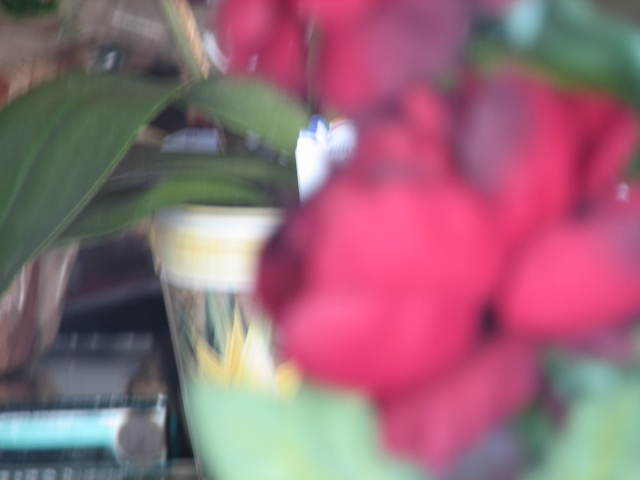
#> input picture blur_data/IMG_0736.jpg, 640 x 480 px; its folder holds 4 pictures in this run
$ jupyter execute --allow-errors 'projeto imagem.ipynb'   (shell and % lines are left out)   (Python 2 division)   (older library calls are emulated)
#> lines starting #> are read from the running program, lines starting #| are printed output that depends on the picture
[cell 1]
from __future__ import division
# These are all the modules we'll be using later. Make sure you can import them
# before proceeding further.
from __future__ import print_function
import matplotlib.pyplot as plt
import matplotlib.image as mpimg
import numpy as np
import os
import sys
import scipy
import cv2
from IPython.display import display, Image
from scipy import ndimage
from sklearn.linear_model import LogisticRegression
from six.moves.urllib.request import urlretrieve
from six.moves import cPickle as pickle
from glob import glob
import math

from IPython.display import display, Image
from scipy.ndimage import filters
from scipy.spatial.distance import cdist,pdist,squareform
import scipy.spatial.distance as dist

# Config the matlotlib backend as plotting inline in IPython

[cell 2]
import PIL
images = [ PIL.Image.open(f) for f in glob('blur_data/*')  ]
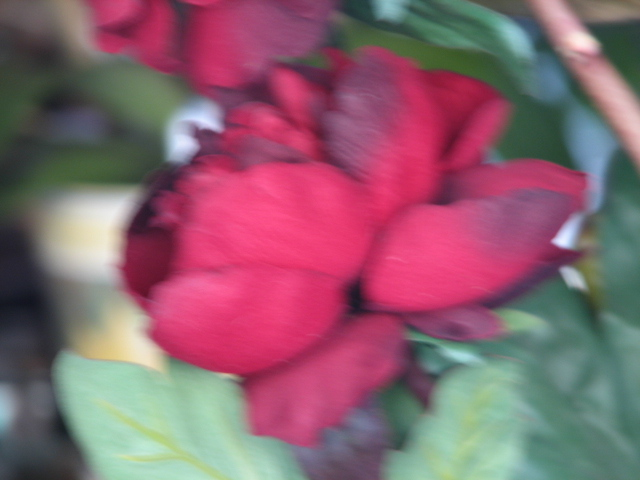
#> input picture blur_data/IMG_0737.jpg, 640 x 480 px
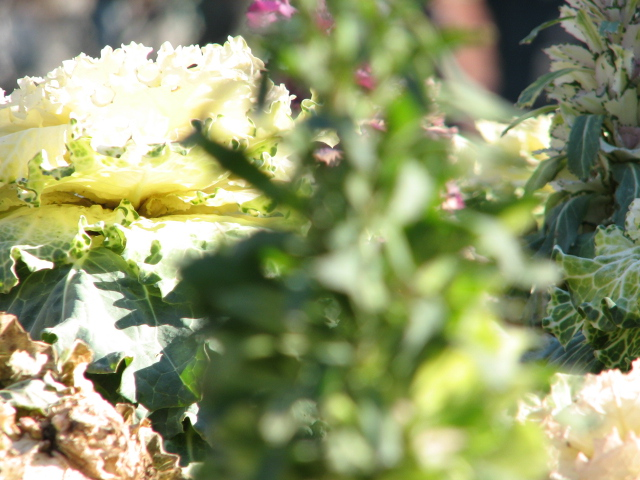
#> input picture blur_data/IMG_0748.jpg, 640 x 480 px
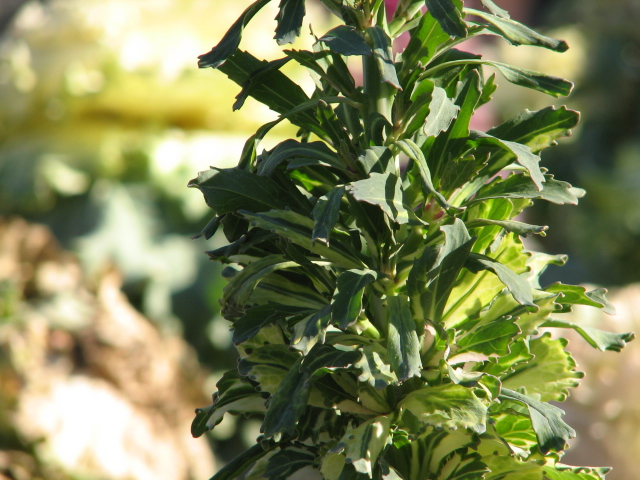
#> input picture blur_data/IMG_0749.jpg, 640 x 480 px
#> images = 4 items

def img2array(im):
    if im.mode != 'RGB':
        im = im.convert(mode='RGB')
    return np.fromstring(im.tobytes(), dtype='uint8').reshape((im.size[1], im.size[0], 3))
#> returned value is the input picture: shape (480, 640, 3); mean R, G, B 149.7, 105, 118.8

np_images = [ img2array(im) for im in images ]
#> in img2array, returned value is the input picture: shape (480, 640, 3); mean R, G, B 139.3, 97.7, 110.8
#> in img2array, returned value is the input picture: shape (480, 640, 3); mean R, G, B 146.5, 154, 109
#> in img2array, returned value is the input picture: shape (480, 640, 3); mean R, G, B 128.6, 133.2, 86.9
#> np_images = 4 items

[cell 3]
def plot_gallery(title, images, n_col, n_row,image_shape = (28, 28)):
    plt.figure(figsize=(2. * n_col, 2.26 * n_row))
    plt.suptitle(title, size=16)
    for i, comp in enumerate(images):
        plt.subplot(n_row, n_col, i + 1)
        vmax = max(comp.max(), -comp.min())
        plt.imshow(comp.reshape(image_shape), cmap=plt.cm.gray,
                   vmin=-vmax, vmax=vmax)
        plt.xticks(())
        plt.yticks(())
    plt.subplots_adjust(0.01, 0.05, 0.99, 0.93, 0.04, 0.)
    plt.show()

[cell 4]
# plot_gallery('Par de imagens',[ a for i,a in enumerate(np_images)if i%2==0 ],len(np_images)/2,2)
np_images_test = [ a for i,a in enumerate(np_images)if i%2==0 ]
#> np_images_test = 2 items
plot_gallery('Imagens Teste',np_images_test,5,4,np_images[0].shape)
#> the loop in plot_gallery, `for i, comp in enumerate(images):` made 1 pass
#> (the call stopped at in plot_gallery, `plt.subplot(n_row, n_col, i + 1)`: IPython is not available in this run)

[cell 5]
np_images_train = [ a for i,a in enumerate(np_images)if i%2!=0 ]
#> np_images_train = 2 items
plot_gallery('Imagens Treino',np_images_train,5,4,np_images[0].shape)
#> (the call stopped at in plot_gallery, `plt.subplot(n_row, n_col, i + 1)`: IPython is not available in this run)

[cell 6]
import PIL
images = [ PIL.Image.open(f) for i,f in enumerate(glob('objects_16_bit/*/*.jpg')) if i%11==0  ]

def img2array(im):
    if im.mode != 'RGB':
        im = im.convert(mode='RGB')
    return np.fromstring(im.tobytes(), dtype='uint8').reshape((im.size[1], im.size[0], 3))

np_images_table1 = [ img2array(im) for im in images ]

[cell 7]
print(len(np_images_table1))
np_images_table1_train = np_images_table1
#> (the rest of this cell did not finish here and is left out)

[cell 8]
print(len(np_images_table1))
np_images_table1_test = map(lambda x: filters.gaussian_filter(x,(2,0,0),order=0),np_images_table1_train)
#> (the rest of this cell did not finish here and is left out)

[cell 9]
image_data_other = np_images[0]
print(image_data_other.shape)
#| (480, 640, 3)
#> (the rest of this cell did not finish here and is left out)

[cell 10]
image_data_other = np_images[0]
print(image_data_other.shape)
#| (480, 640, 3)
#> (the rest of this cell did not finish here and is left out)

[cell 11]
image_data_other = np_images[0]
print(image_data_other.shape)
#| (480, 640, 3)
#> (the rest of this cell did not finish here and is left out)

[cell 12]
def getHistogramP(image,logMethod=math.log,derivateMethod=filters.gaussian_laplace,sigma=2):

#> called with sigma = 2
    image_R = image[:,:,0]
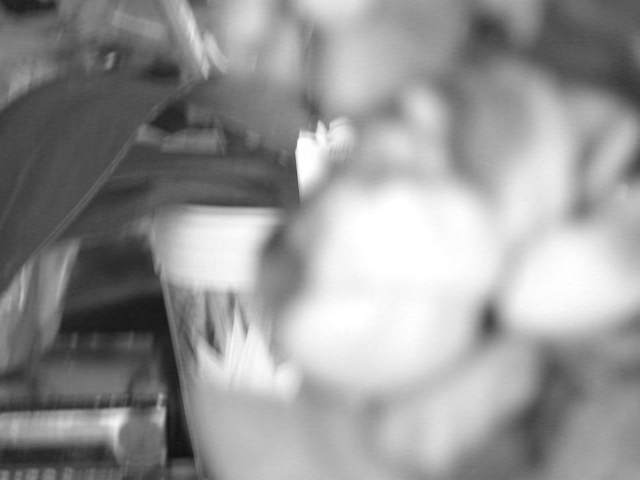
#> image_R: shape (480, 640); min 17, max 255, mean 149.7
    image_G = image[:,:,1]
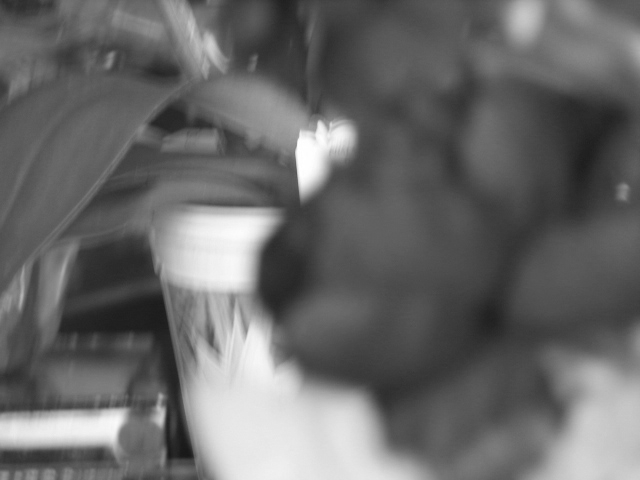
#> image_G: shape (480, 640); min 24, max 255, mean 105
    image_B = image[:,:,2]
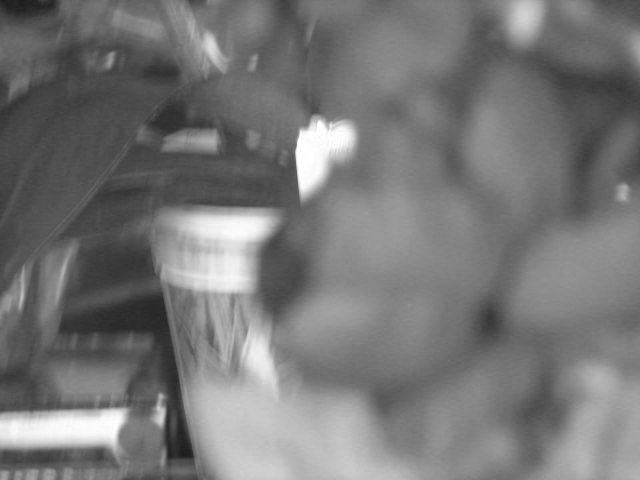
#> image_B: shape (480, 640); min 28, max 255, mean 118.8
    ln_image_R = map(logMethod,image_R.ravel()+0.001)
#> ln_image_R = 307200 items
    gaussina_laplace_ln_image_R =  derivateMethod(ln_image_R,sigma)

    ln_image_G = map(logMethod,image_G.ravel()+0.001)
#> ln_image_G = 307200 items
    gaussina_laplace_ln_image_G =  derivateMethod(ln_image_G,sigma)

    ln_image_B = map(logMethod,image_B.ravel()+0.001)
#> ln_image_B = 307200 items
    gaussina_laplace_ln_image_B =  derivateMethod(ln_image_B,sigma)

    data2 = np.vstack((gaussina_laplace_ln_image_R.flat, gaussina_laplace_ln_image_G.flat,
                       gaussina_laplace_ln_image_B.flat)).astype(np.float).T
    H, edges = np.histogramdd(data2, bins = (16, 16, 16),normed=False)

    return np.float32(cv2.normalize(H).flatten())


def getHistogramM(image,logMethod=math.log,derivateMethod=filters.gaussian_laplace,sigma=2):

#> called with sigma = 2
    image_R = image[:,:,0]
    image_G = image[:,:,1]
    image_B = image[:,:,2]

    R = np.array(image_R.ravel()+0.0001,dtype=float)
    G = np.array(image_G.ravel()+0.0001,dtype=float)
    B = np.array(image_B.ravel()+0.0001,dtype=float)

    ln_image_R_divideG = map(logMethod,np.divide(R,G))
#> ln_image_R_divideG = 307200 items
    gaussina_laplace_ln_image_R_divideG =  derivateMethod(ln_image_R_divideG,sigma)

    ln_image_B_divideG = map(logMethod,np.divide(B,G))
#> ln_image_B_divideG = 307200 items
    gaussina_laplace_ln_image_B_divideG =  derivateMethod(ln_image_B_divideG,sigma)

    data2 = np.vstack((gaussina_laplace_ln_image_R_divideG.flat, gaussina_laplace_ln_image_B_divideG.flat)).astype(np.float).T
#> data2 = 307200 pairs, first value -0.0774 to 0.0825, second value -0.0505 to 0.0567
    H, edges = np.histogramdd(data2, bins = (16, 16),normed=False)
    return np.float32(cv2.normalize(H).flatten())


def getHistogramThip(image,logMethod=math.log,derivateMethod=filters.gaussian_laplace,sigma=2):

#> called with sigma = 2
    image_R = image[:,:,0]
    image_G = image[:,:,1]
    image_B = image[:,:,2]


    R = np.array(image_R.ravel()+0.0001,dtype=float)
    G = np.array(image_G.ravel()+0.0001,dtype=float)
    B = np.array(image_B.ravel()+0.0001,dtype=float)

    ln_image_R = map(logMethod,R)
#> ln_image_R = 307200 items
    gaussina_laplace_ln_image_R =  derivateMethod(ln_image_R,sigma)

    ln_image_G = map(logMethod,G)
#> ln_image_G = 307200 items
    gaussina_laplace_ln_image_G =  derivateMethod(ln_image_G,sigma)

    ln_image_B = map(logMethod,B)
#> ln_image_B = 307200 items
    gaussina_laplace_ln_image_B =  derivateMethod(ln_image_B,sigma)

    thip1 = np.array(map(lambda (x,y):math.atan2(x,y),zip(gaussina_laplace_ln_image_R,gaussina_laplace_ln_image_G)))
    thip2 = np.array(map(lambda (x,y):math.atan2(x,y),zip(gaussina_laplace_ln_image_G,gaussina_laplace_ln_image_B)))
    data2 = np.vstack((thip1.flat, thip2.flat)).astype(np.float).T
#> data2 = 307200 pairs, first value -3.14 to 3.14, second value -3.14 to 3.14
    H, edges = np.histogramdd(data2, bins = (16, 16),normed=False)
    return np.float32(cv2.normalize(H).flatten())

def getHistogramThipM(image,logMethod=math.log,derivateMethod=filters.gaussian_laplace,sigma=2):


#> called with sigma = 2
    image_R = image[:,:,0]
    image_G = image[:,:,1]
    image_B = image[:,:,2]


    R = np.array(image_R.ravel()+0.0001,dtype=float)
    G = np.array(image_G.ravel()+0.0001,dtype=float)
    B = np.array(image_B.ravel()+0.0001,dtype=float)

    ln_image_R_divideG = map(logMethod,np.divide(R,G))
#> ln_image_R_divideG = 307200 items
    gaussina_laplace_ln_image_R_divideG =  derivateMethod(ln_image_R_divideG,sigma)

    ln_image_B_divideG = map(logMethod,np.divide(G,B))
#> ln_image_B_divideG = 307200 items
    gaussina_laplace_ln_image_B_divideG =  derivateMethod(ln_image_B_divideG,sigma)


    thipm = np.array(map(lambda (x,y):math.atan2(x,y),zip(gaussina_laplace_ln_image_R_divideG,gaussina_laplace_ln_image_B_divideG)))
    data2 = thipm.flat
    H, edges = np.histogramdd(data2, bins = (16),normed=False)
    return np.float32(cv2.normalize(H).flatten())

def getHistogramThipMWithDerivateAndSquare(image,logMethod=math.log,derivateMethod=filters.gaussian_laplace,sigma=2):

    image_R = image[:,:,0]
    image_G = image[:,:,1]
    image_B = image[:,:,2]

    R = np.array(image_R.ravel()+0.0001,dtype=float)
    G = np.array(image_G.ravel()+0.0001,dtype=float)
    B = np.array(image_B.ravel()+0.0001,dtype=float)


    ln_image_R_divideG = map(logMethod,np.divide(R,G))
    gaussina_laplace_ln_image_R_divideG =  derivateMethod(ln_image_R_divideG,sigma)
    ln_image_B_divideG = map(logMethod,np.divide(G,B))
    gaussina_laplace_ln_image_B_divideG =  derivateMethod(ln_image_B_divideG,sigma)

    thipm = np.array(map(lambda (x,y):math.atan2(x,y),zip(gaussina_laplace_ln_image_R_divideG,gaussina_laplace_ln_image_B_divideG)))

    gaussina_laplace_thipm =  derivateMethod(thipm,sigma)

# [5 lines of commented-out code are left out]
    finalPart = np.array(map(lambda x:math.pow(x,2),gaussina_laplace_thipm))

    data2 = finalPart.flat

    H, edges = np.histogramdd(data2, bins = (16),normed=False)
    return np.float32(cv2.normalize(H).flatten())
